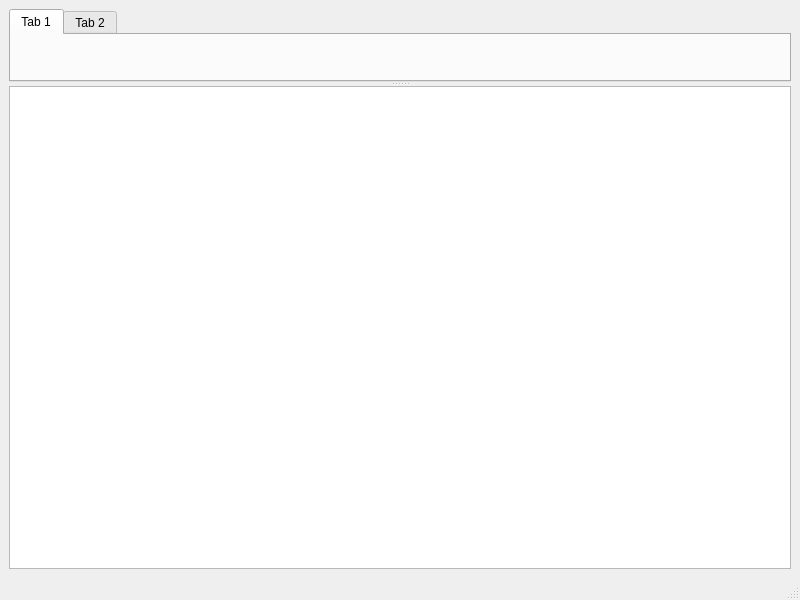
<?xml version="1.0" encoding="UTF-8"?>
<ui version="4.0">
 <class>MainWindow</class>
 <widget class="QMainWindow" name="MainWindow">
  <property name="geometry">
   <rect>
    <x>0</x>
    <y>0</y>
    <width>800</width>
    <height>600</height>
   </rect>
  </property>
  <property name="windowTitle">
   <string>MainWindow</string>
  </property>
  <widget class="QWidget" name="centralwidget">
   <layout class="QVBoxLayout" name="verticalLayout">
    <item>
     <widget class="QSplitter" name="splitter">
      <property name="orientation">
       <enum>Qt::Orientation::Vertical</enum>
      </property>
      <widget class="QTabWidget" name="tabWidget">
       <widget class="QWidget" name="tab">
        <attribute name="title">
         <string>Tab 1</string>
        </attribute>
       </widget>
       <widget class="QWidget" name="tab_2">
        <attribute name="title">
         <string>Tab 2</string>
        </attribute>
       </widget>
      </widget>
      <widget class="QPlainTextEdit" name="eventLog"/>
     </widget>
    </item>
   </layout>
  </widget>
  <widget class="QMenuBar" name="menubar">
   <property name="geometry">
    <rect>
     <x>0</x>
     <y>0</y>
     <width>800</width>
     <height>23</height>
    </rect>
   </property>
  </widget>
  <widget class="QStatusBar" name="statusbar"/>
 </widget>
 <resources/>
 <connections/>
</ui>
